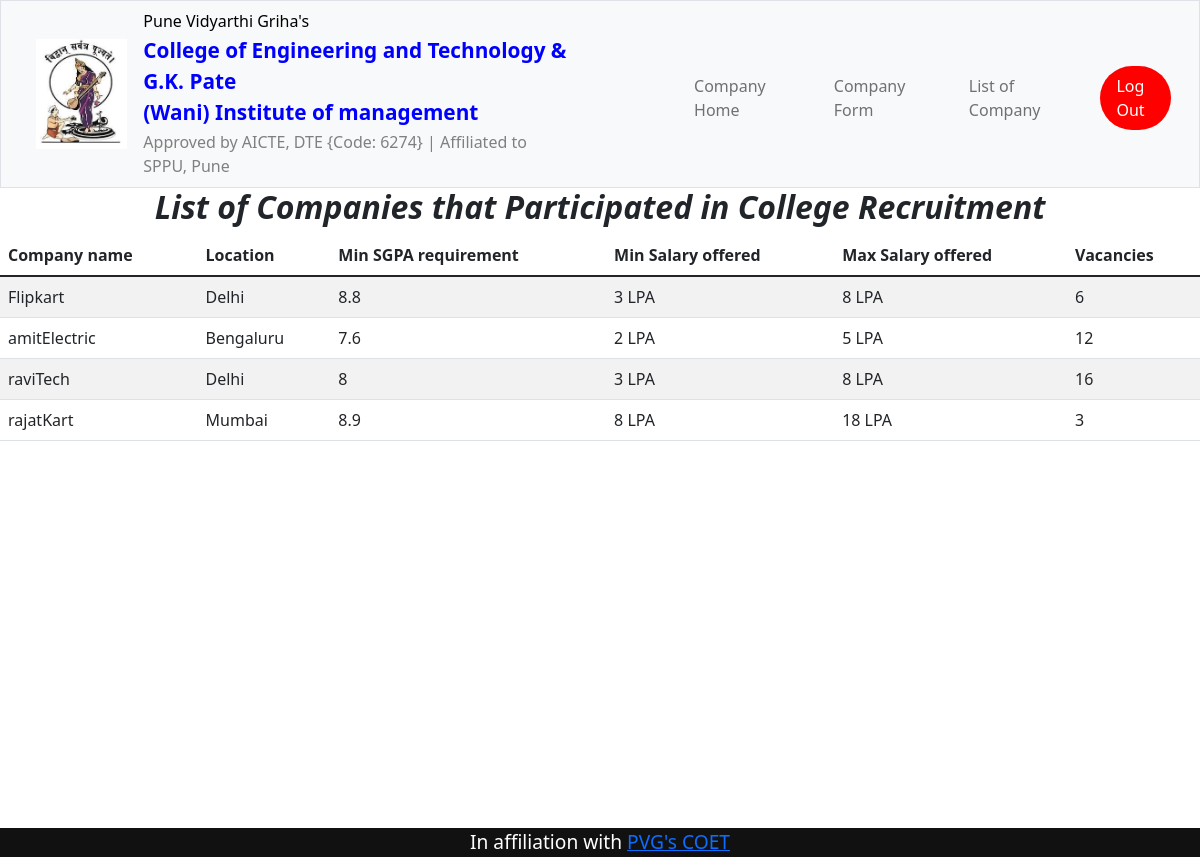
Screenshot of /comp_list (signed in) with the database file from the repository.
### tables this page shows
CREATE TABLE company_table ( id INTEGER PRIMARY KEY AUTOINCREMENT,
                            user_id INTEGER NOT NULL,
                          c_name TEXT NOT NULL,
                          c_loc TEXT NOT NULL,
                          c_min_SCGPA INTEGER DEFAULT 00.00,
                          c_min_Sal TEXT DEFAULT "   -  ",
                          c_max_Sal TEXT DEFAULT "   -  ",
                          vacancies TEXT DEFAULT "   -  ",
                          FOREIGN KEY (user_id) REFERENCES users(id));

### app.py (the view)
@app.route('/comp_list')
@login_required
def comp_list():
    company_table = db.execute("SELECT * FROM company_table ORDER BY user_id DESC",)
    print(company_table)
    return render_template("comp_list.html", company_table = company_table)

### app.py (called while the page is built)
@app.after_request
def after_request(response):
    response.headers["Cache-Control"] = "no-cache, no-store, must-revalidate"
    response.headers["Expires"] = 0
    response.headers["Pragma"] = "no-cache"
    return response

### helpers.py (called while the page is built)
def login_required(f):
    @wraps(f)
    def decorated_function(*args, **kwargs):
        if session.get("user_id") is None:
            return redirect("/login")
        return f(*args, **kwargs)
    return decorated_function

### templates/comp_list.html (shortened to what this page needs)
{% extends "layout.html" %}
{% block navbar %}
    <ul class="navbar-nav me-auto mt-2">
        <li class="nav-item"><a class="nav-link" href="/dashboard">Company Home</a></li>
        <li class="nav-item"><a class="nav-link" href="/comp_form">Company Form</a></li>
        <li class="nav-item"><a class="nav-link" href="/comp_list">List of Company</a></li>
    </ul>
    <ul class="navbar-nav ms-auto mt-2">
        <li class="nav-item" style=" background-color: red; border-radius: 3rem; padding: 0rem 0.5rem; "><a class="nav-link" href="/logout" style=" color: white; ">Log Out</a></li>
    </ul>
{% endblock %}
{% block main %}
    <h2><strong><i>List of Companies that Participated in College Recruitment</i></strong></h2>
    <table class="table table-striped">
        <thead>
                <tr>
                        <th>Company name</th>
                        <th>Location</th>
                        <th>Min SGPA requirement</th>
                        <th>Min Salary offered</th>
                        <th>Max Salary offered</th>
                        <th>Vacancies</th>
                </tr>
        </thead>
        <tbody>
                {% for company in company_table %}
                    <tr>
                            <td>{{ company.c_name }}</td>
                            <td>{{ company.c_loc }}</td>
                            <td>{{ company.c_min_SCGPA }}</td>
                            <td>{{ company.c_min_Sal }}</td>
                            <td>{{ company.c_max_Sal }}</td>
                            <td>{{ company.vacancies }}</td>
                    </tr>
                {% endfor %}
        </tbody>
    </table>
{% endblock %}

### static/styles.css (style rules this page uses)
.nav-item { margin: 0rem 1rem; }

### rows the page displays
company_table: c_name "Flipkart", c_loc "Delhi", c_min_SCGPA "8.8", c_min_Sal "3 LPA", c_max_Sal "8 LPA", vacancies "6"
company_table: c_name "amitElectric", c_loc "Bengaluru", c_min_SCGPA "7.6", c_min_Sal "2 LPA", c_max_Sal "5 LPA", vacancies "12"
company_table: c_name "raviTech", c_loc "Delhi", c_min_SCGPA "8", c_min_Sal "3 LPA", c_max_Sal "8 LPA", vacancies "16"
company_table: c_name "rajatKart", c_loc "Mumbai", c_min_SCGPA "8.9", c_min_Sal "8 LPA", c_max_Sal "18 LPA", vacancies "3"
